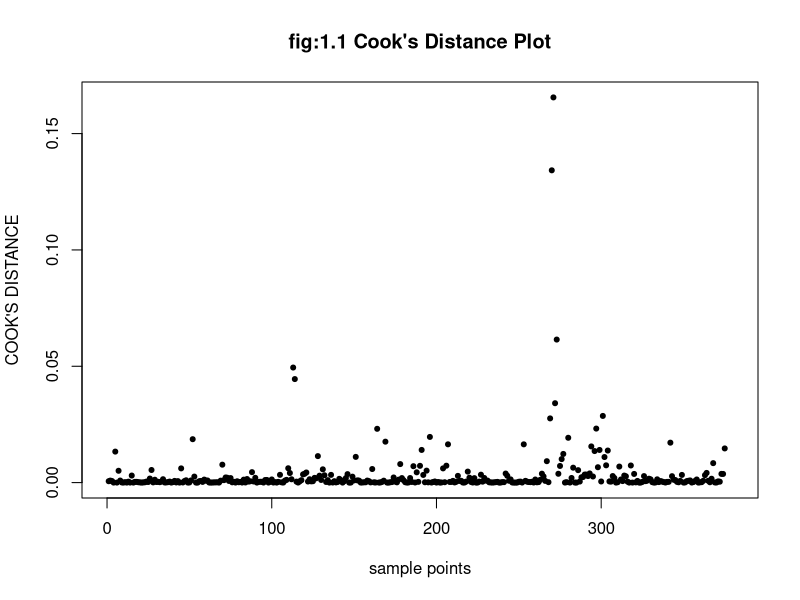
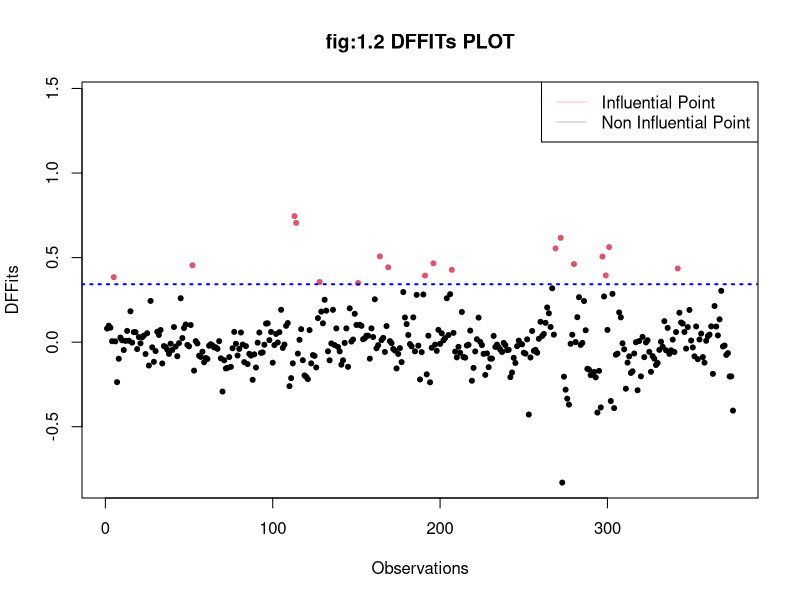
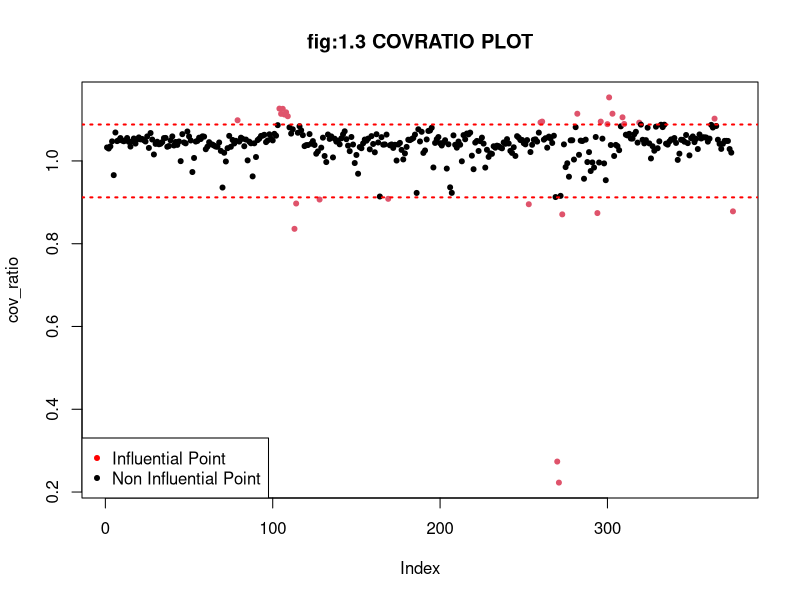
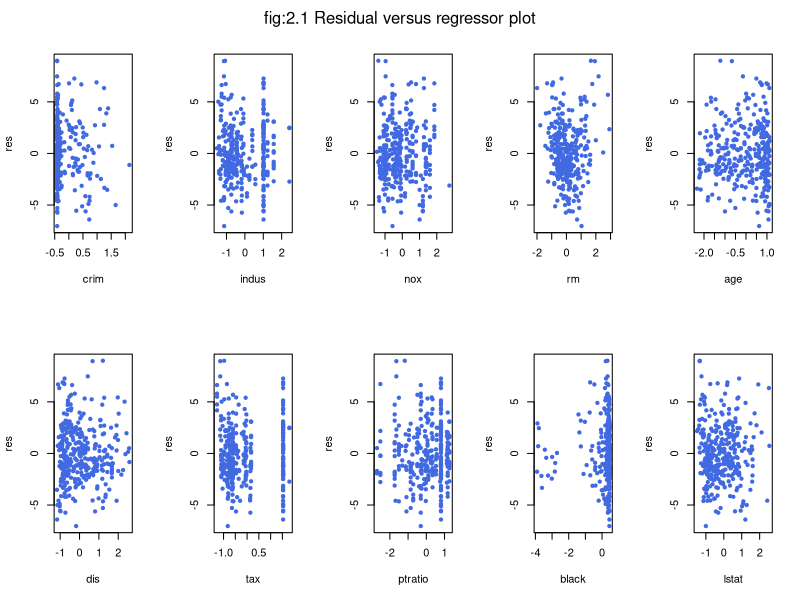
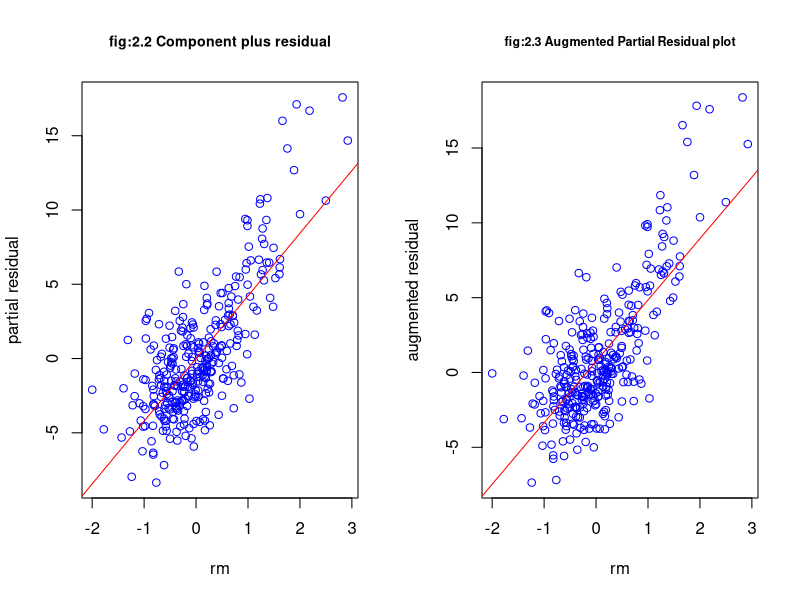
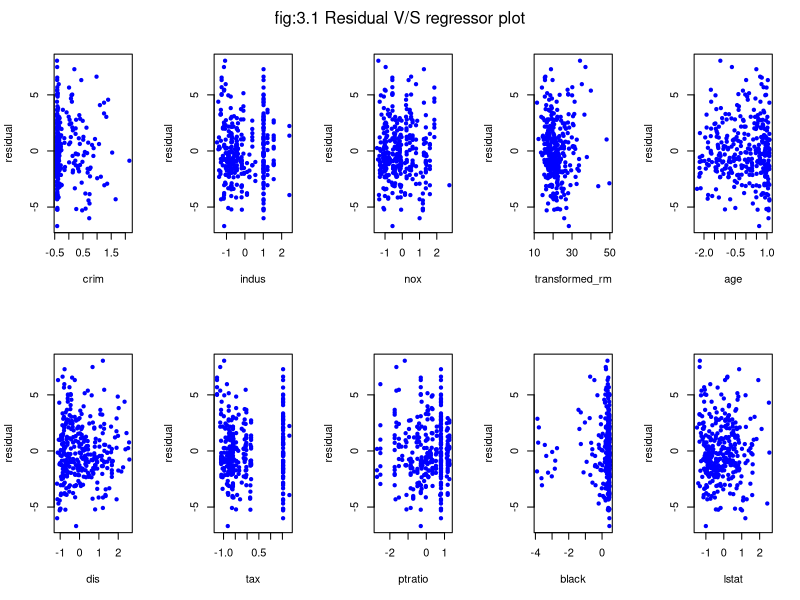
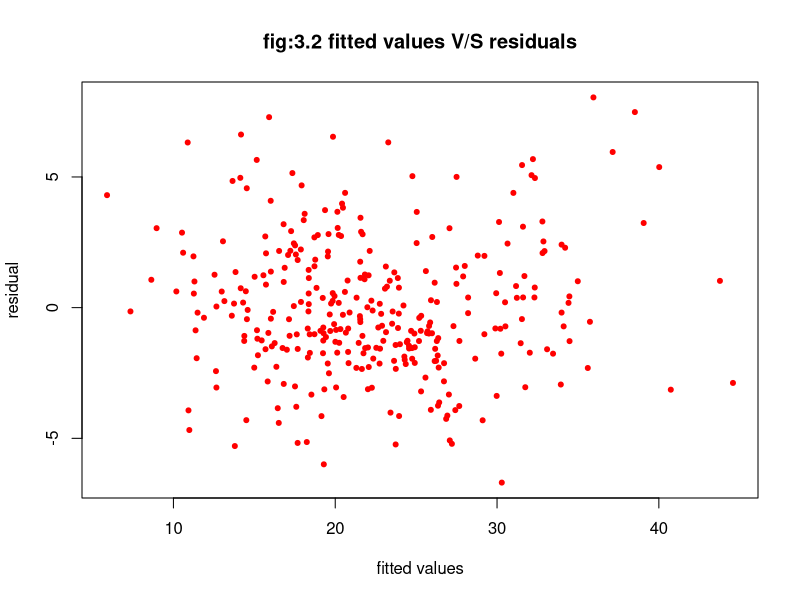
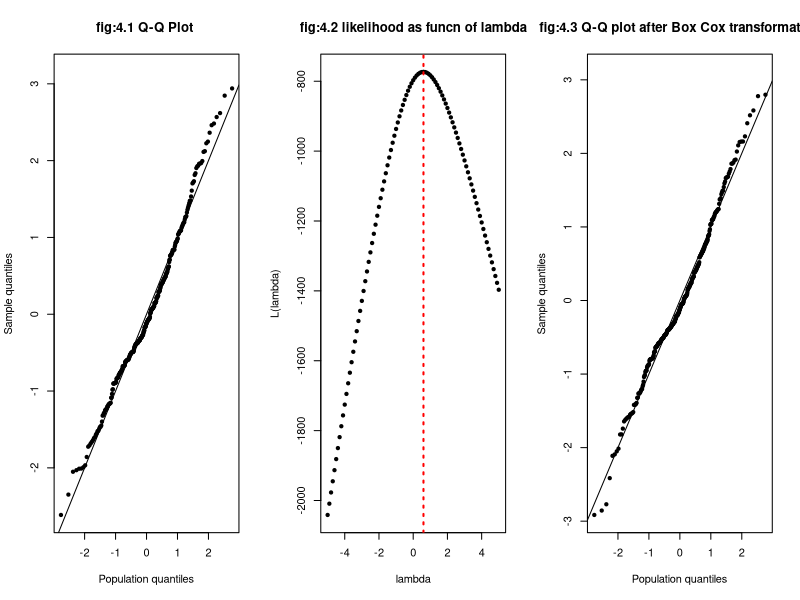

The R source for these figures, in order:

rm(list=ls()) #Clearing the R-enviroment variables
getwd()       #Present working directory 
# Here we are working on Boston Housing Datasets 
library(MASS)  # library including the Boston datasets
data<-as.matrix(Boston)
#Structure of dataset
str(data) 
#Dividing the columns of data in Y(as response) and X(as predictor)
Y=data[,ncol(data)]    #Response
#Number of obserbvation's in respose 
length(Y)
X=data[,-ncol(data)]   #Predictor Matrix
#Predictor matrix including intercept term
X=cbind(rep(1,nrow(X)),X) 
#dimension of predictor matrix 
dim(X)
colnames(X)[1]="intercept"
#standardising the regressor of datasets
for(i in 2:ncol(X))
{
  X[,i]=(X[,i]-mean(X[,i]))/sd(X[,i])
}
# set.seed() will help to select the same random sample  whenever  we select a random #sample from data
set.seed(52)
#Selecting 100 random sample from total observation
indices=sample(1:nrow(data),replace=FALSE,100)
j=which(colnames(X)=="zn")
k=which(colnames(X)=="chas")
l=which(colnames(X)=="rad")
#removing columns of ZN,CHAS,RAD from X(Predictor matrix) 
X=X[,-c(j,k,l)]  
# Setting up  training set(406 observation) and test set(100 observation) data Selected from whole data
Y_train=(Y[-indices])
X_train=(X[-indices,])
#observations in train datasets
dim(X_train);length(Y_train)
Y_test=Y[indices]
X_test=(X[indices,])
#observation in test dataset
dim(X_test);length(Y_test)
det(t(X_train)%*%X_train)
#determinant of (t(X_train)%*%X_train) is not zero . Hence we conclude the matrix is full column rank matrix
#Least square solution or co-efficients efficent of the linear model fit
beta_hat=solve(t(X_train)%*%X_train)%*%t(X_train)%*%Y_train
beta_hat 
# estimated value of the  mean housing price of testing data 
Y_test_cap=X_test%*%beta_hat          
#RMSE Value of the testing the datasets
RMSE=sqrt(sum((Y_test-Y_test_cap)^2))/sqrt(length(Y_test))
RMSE
##(1)---Diagnosis of leverage and influential observations----
#1(a).To find leverage point and drop those using suitable threshold
n=nrow(X_train);p=ncol(X_train)
#thred is thethreshold above which the points are cosidered as leverage point 
thred=2*p/n   
Htr=as.matrix(X_train%*%solve(t(X_train)%*%X_train)%*%t(X_train))
h_ii=diag(Htr)
indices=which(h_ii>thred) # 31 leverage points
length(indices)
#Removing the leverage point from data
Y_train=Y_train[-indices]
X_train=X_train[-indices,]
#Observations left after removal of leverage point from training set
dim(X_train);length(Y_train)

#1(b).Identification of influencial observation on the basis of 
#COOK'S DISTANCE , DFFIT , DFBETA & COVRATIO


##COOK'S DISTANCE
n=nrow(X_train);p=ncol(X_train)
#'beta_hat1' is Least square solution after removal of leverage point 
beta_hat1=solve(t(X_train)%*%X_train)%*%t(X_train)%*%Y_train     
#'Htr' is hat matrix
Htr=X_train%*%solve(t(X_train)%*%X_train)%*%t(X_train)
h=diag(Htr)
Y_train_cap=X_train%*%beta_hat1
res=Y_train-Y_train_cap
MSres=sum(res^2)/(n-p)
C=((res^2)*h)/(MSres*p*((1-h)^2))
which(C>1) #indicates influential point 
#thus we do not get influential point as per Cook's Distance for this data #set


#DFFIT
#'RSSi' vector of residual after removing ith obseravation from training data
RSSi=sum(res^2)-(res^2/1-h)
#'MSresi' Estimate of error variance after removing ith observation
MSresi=RSSi/(n-1-p)
#'DFFits' is change the predicted response after removing ith observation 
DFFits=(res*sqrt(h))/(sqrt(MSresi)*(1-h))
# 'a' is Influencial observation on the basis of DFFits
a=which(abs(DFFits)>2*sqrt(p/n))
length(a)

#DFBETA
DFBETAs_ji=matrix(data=NA,nrow=n,ncol=p-1)
Cd=solve(t(X_train)%*%X_train)%*%t(X_train)
for(j in 1:p-1)
{
  DFBETAs_ji[,j]=(Cd[j+1,]*res)/(sqrt(sum(Cd[j+1,]^2)*MSresi)*(1-h))
}
influence_DFBETA=NA
for(j in 2:p)
{
  influence_DFBETA=c(influence_DFBETA ,which(abs(DFBETAs_ji[,j-1])>2/sqrt(n)) )
} 
b = as.numeric (names (which( table(na.omit(influence_DFBETA))>=7 ) ) )
length(b)
# b is index of influential point based on DFBETAs_ji

#COVRATIO
#cov_ratio helps to compare model accuracy when ith observation is removed 
#whether accuracy improved or not after removing the ith observation
cov_ratio=(MSresi/MSres)^p/(1-h)
#'c' is influential observation on the basis of cov_ratio
c=which(abs(cov_ratio-1)>3*p/n)
length(c)

# Now taking all of the unique influential observaion's we get on the basis #of DFFITs,DFBETA , COV RATIO
a;b;c
z=unique(c(a,b,c))
length(z)
z
#Removing influential observation from the trainin data  
Y_train=Y_train[-z]
X_train=X_train[-z,]

# observation left after removing leverage and influntial point from data
dim(X_train);length(Y_train)
#1(c)PLOTTING 
#Cook's distance plotting 
plot(C,xlim=c(0,380),xlab="sample points",ylab="COOK'S DISTANCE",
     main="fig:1.1 Cook's Distance Plot",col=(C>1)+1,pch=20)
##DFFits plotting
plot(DFFits,xlab='Observations',col=(DFFits>(2*sqrt(p/n)))+1,
     main='fig:1.2 DFFITs PLOT',pch=20)
abline(h=2*sqrt(p/n),col='blue',lwd=2,lty='dotted')
legend("topright",c("Influential Point","Non Influential Point")
       ,col=c("red","black"),lwd=0.2)


##Covariance ratio plotting
plot(cov_ratio,main="fig:1.3 COVRATIO PLOT",col=(abs(cov_ratio-1)>3*p/n)+1, pch=20)
abline(h=c( 3*p/n +1, -(3*p/n)+1) , col="red", lwd=2, lty="dotted")
legend("bottomleft",c("Influential Point","Non Influential Point"),col=c("red","black"),pch=20)



#1.(d) Calculating RMSE again 
#Least square solution after removing of leverage and influential point
beta_hat2=solve(t(X_train)%*%X_train)%*%t(X_train)%*%Y_train   
# estimated value of the  mean housing price of testing data 
Y_test_cap=X_test%*%beta_hat1          
#RMSE Value of the testing the datasets
RMSE_new=sqrt(sum((Y_test-Y_test_cap)^2))/sqrt(length(Y_test))
RMSE;RMSE_new
if(RMSE_new<RMSE){RMSE=RMSE_new}
#RMSE_new is less than RMSE .so , the effect of leverage and Outliers is #diagnoised successfully.





##(2)--------------------------------------------------Dealing-with-curvatures-----------------------------------------------------------------------------------------
#2(a)
n=nrow(X_train) ; p=ncol(X_train)
res=(Y_train-X_train%*%beta_hat2)
par(mfrow=c(2,(p-1)/2))
for(i in 2:ncol(X_train))
{
  plot(X_train[,i],res,xlab=colnames(X_train)[i],ylab="res",col='royalblue',pch=20)
}
mtext("fig:2.1 Residual versus regressor plot",line=-2 ,outer=TRUE)
#from the observation of res v\s regresor plot we seem "rm" not to be #linearly related with E(y)

#2(b)Plotting 'rm' regressor with CPR(component plus residual)
par(mfrow=c(1,2))
l=which(colnames(X_train)=="rm")
#'cpr' is the component plus residual 
cpr=res+beta_hat2[l]*X_train[,l]
#plotting the 'rm' V\S CPR
plot(X_train[,l],cpr,xlab="rm",ylab="partial residual",cex.main=0.85,main="fig:2.2 Component plus residual",col="blue")
#Setting for drawing slope in 'rm' V/s cpr plot
Y_train_new=cpr
X_train_new=cbind(rep(1,n),X_train[,l])
coef=solve(t(X_train_new)%*%X_train_new)%*%t(X_train_new)%*%Y_train_new
abline(a=coef[1],b=coef[2],col="red")

#plotting 'rm' with APR(Augmented Partial Residual )   
X_train_apr=cbind(X_train,X_train[,l]^2)
Y_train_apr=Y_train
beta_hat_apr=solve(t(X_train_apr)%*%X_train_apr)%*%t(X_train_apr)%*%Y_train_apr
res_apr=Y_train_apr-X_train_apr%*%beta_hat_apr
apr=res_apr+beta_hat_apr[l]*X_train[,l]+beta_hat_apr[length(beta_hat_apr)]*(X_train[,l]^2)
plot(X_train[,l],apr,cex.main=0.75,
     main="fig:2.3 Augmented Partial Residual plot",xlab="rm",
     ylab="augmented residual", col="blue")
#Setting for drawing slope in 'rm' V/S APR(Augmented Partial Residual) Plot
Y_train_apr=apr
X_train_apr=cbind(rep(1,n),X_train[,l])
coef=solve(t(X_train_apr)%*%X_train_apr)%*%t(X_train_apr)%*%Y_train_apr
abline(a=coef[1],b=coef[2],col="red")

#2(c)Observing CPR and APR plot. We suggest that the exponential #transformation is needed for the regressor 'rm'
#Our transformed model for 'rm' is  g(x)=beta0*exp(beta1*Xtr_rm)
#Fitting the transformed model 
X_train_rm=cbind(rep(1,n),X_train[,l])
Y_train_rm=Y_train
beta_hat_rm=solve(t(X_train_rm)%*%X_train_rm)%*%t(X_train_rm)%*% log(Y_train_rm)
trans_rm= exp(beta_hat_rm[1])*exp(beta_hat_rm[2]*X_train[,l])

##2(d). to find partial coefficient between Ytrain and "rm" of Xtrain
X_train_dd=X_train[,-l]
uu=lm(Y_train~X_train_dd)
res1=uu$residuals
vv=lm(X_train[,l]~X_train_dd)
res2=vv$residuals
#Correlation coefficient without any transformation
par_Cor=cor(res1,res2)
par_Cor
## to find partial coefficient between Ytrain and g(x)
ww=lm( trans_rm ~X_train_dd)
res2=ww$residuals
#Correlation coefficient after transformation
par_Cor_trans= cor(res1,res2)
par_Cor_trans
##there is increase in  correlation coefficient ,
#thus we keep the  transformation of 'rm' and conclude that linearity has #improved
#Replacing the transformed 'rm' with 'rm' in train dataset
X_train[,l]=trans_rm
colnames(X_train)[l]='transformed_rm'
colnames(X_train)
#Estimated coefficient after transformation of model fit 
beta_hat=solve(t(X_train)%*%X_train)%*%t(X_train)%*% Y_train
#Replacing the transformed 'rm' with 'rm' in train dataset
Xts1=X_test
Xts1[,l]= exp(beta_hat_rm[1])* exp(beta_hat_rm[2]*X_test[,l])
X_test=Xts1
#2(e)
RSS= sum((Y_test-X_test%*%beta_hat)^2)
#Calculation of RMSE after transformation of 'rm'
RMSE_trans=sqrt(RSS/length(Y_test))
RMSE_trans ; RMSE
if(RMSE_trans<RMSE){RMSE=RMSE_trans}
RMSE

#from the result we get that RMSE_trans is less than RMSE . thus transformation has  improved linearity of the residual 


##(3)------------------------------------Dealing with problem of Hetroscedasticity------------------------------------------------------------------------------------------
#3(a)
res=(Y_train-X_train%*%beta_hat)
par(mfrow=c(2,(p-1)/2))
for(i in 2:p)
{
  plot(X_train[,i],res,xlab=colnames(X_train)[i],ylab="residual", pch=20, col="blue")
}
mtext("fig:3.1 Residual V/S regressor plot",line=-2 ,outer=TRUE)
par(mfrow=c(1,1))
Y_train_cap=X_train%*%beta_hat
plot(Y_train_cap,res,xlab="fitted values",ylab="residual",main="fig:3.2 fitted values V/S residuals",col="red",pch=20)

# Examining the plot of residuals V/S regressor and residual V/S fitted #values,we claim that crim, indus, age, dis, tax, black produce #heteroscedasticity



#3(b) Performing Breusch Pagan Test to test the heteroscedasticity claim    #Ho: Error variance are homoscedastic in nature
#H1: Error variance are Heteroscedastic in nature
di=(n*res^2)/sum(res^2)
Ztr=X_train[,which(colnames(X_train)=='intercept'|colnames(X_train)=='crim'|colnames(X_train)=='indus'|colnames(X_train)=='age'|
                     colnames(X_train)=='dis'| colnames(X_train)=='tax'|colnames(X_train)=='black')]
di_hat=Ztr%*% solve(t(Ztr)%*%Ztr) %*% t(Ztr)%*%di
R_2=(cov(di,di_hat))^2/(var(di)*var(di_hat))
#Test Stastic under the assumption of null hypothesis
Q=n*R_2
print(Q)
#Critical Value
c= qchisq(0.95,6)
print(c)
#Decision Rule
if(Q>c) print("reject H0:(homoscedasticity assumption)") else
  print("accept H0:(homoscedasticity assumption)")

#3(c)
#As test rejects the homoscedastic assumption .
#Performing Iterative method to estimate the coefficients

I=0
beta_hat=solve(t(X_train)%*%X_train)%*%(t(X_train)%*%Y_train)
res=Y_train- X_train%*%beta_hat
alpha= solve(t(Ztr)%*% Ztr) %*%t(Ztr)%*% res^2
alpha_1=NA
repeat{
  beta_hat_aux=beta_hat
  alpha_1= alpha
  sig= Ztr %*% alpha_1
  sigma=diag(as.vector(sig))
  beta_hat=solve(t(X_train)%*% solve(sigma) %*%X_train)%*% t(X_train)%*% solve(sigma)%*% Y_train
  res= Y_train- X_train%*%beta_hat
  alpha= solve(t(Ztr)%*% Ztr) %*%t(Ztr)%*% res^2
  I=I+1
  if((sum((beta_hat_aux-beta_hat)^2)<=0.1 & sum((alpha_1-alpha)^2)<=0.1)| I>200)
  {      break   }
}

#3(d)Calculating fitted model coefficient after removing the effect of #heteroscedasticity with transformation
RSS= sum((Y_test-X_test%*%beta_hat)^2)
RMSE_new=sqrt(RSS/length(Y_test))
RMSE; RMSE_new
# decrease in RMSE
if(RMSE_new<RMSE){RMSE=RMSE_new}


##(4)----------------------------------------------Diagnosing the normality assumption------------------------------------------------------------------------------------
#4(a)
#qq.plot() function can plot quantile quantile plot
#input variable is predictor matrix and response vector 
qq.plot=function(Z,y,text)    
{
  n=nrow(Z)
  p=ncol(Z)-1
  H=Z%*%solve(t(Z)%*%Z)%*%t(Z) 
  #predicted value of y
  y_cap=H%*%y
  #vector of residuals
  res=y-y_cap   
  RSS=sum(res^2)  
  RSS_i=rep(0,n)  
  for(i in 1:n)
  {
    RSS_i[i]=RSS-((res[i]^2)/(1-H[i,i]))
  }
  #'r_i' is R-Studentized residuals
  r_i=rep(0,n)    
  for(i in 1:n)
  {
    r_i[i]=res[i]/(sqrt(RSS_i[i]*(1-H[i,i])/(n-p-1)))
  }
  #ordered R-Student residuals
  r_i.ord=sort(r_i)  
  #'p_i' is vector of population quantiles of t(n-p-1) distn 
  p_i=rep(0,n)  
  for(i in 1:n)
  {
    p_i[i]=qt(i/n,n-p-1)
  }
  plot(p_i,r_i.ord,pch=20,main=text,xlab="Population quantiles",ylab="Sample quantiles")
  #straight line with intercept 0, slope 1 drawn to make inferences
  abline(a=0,b=1)
}
par(mfrow=c(1,3))
qq.plot(X_train,Y_train,"fig:4.1 Q-Q Plot ")
#Looking at the qq plot we find that all the points are not in straight line 
#So, Performing Box-Cox transformation. So, normality assumption of error is #verified 
#4(b)Box-Cox Transformation
Y_train[which(Y_train<0)]    
## all values are positive
lamda=seq(from=-5, to=5, by=0.1)
Y_trans= NA
lik_fun=NA
for( i in 1:length(lamda))
{
  lam=lamda[i]
  if(lam!=0)
  {  Y_trans= (Y_train^lam - rep(1,times=n))/lam  }else
  {  Y_trans= log(Y_train)  }
  beta_hat_trans= solve(t(X_train)%*%X_train) %*% t(X_train)%*%Y_trans
  lik_fun[i]=-(n/2)*( log(2*pi) +log(sum((Y_trans-X_train%*%beta_hat_trans)^2)/n)+1) +
    (lam-1)* sum(log(Y_train))
}
plot(x=lamda, y=lik_fun, xlab = "lambda", ylab="L(lambda)", pch=20,main="fig:4.2 likelihood as funcn of lambda")

lam= lamda[which(lik_fun==max(lik_fun))]
abline(v= lam, col="red", lty="dotted", lwd=2)
 
ytrain_aux= (Y_train^lam - rep(1,times=n))/lam
qq.plot(X_train, ytrain_aux,'fig:4.3 Q-Q plot after Box Cox transformation')

## normality assumption seems to have improved as thus obtained plot is closer to ideal situation. 
## thus we keep the transformation
Y_train= ytrain_aux

#---------------------------------------------------------------------- THE END--------------------------------------------------------------------------------------------
